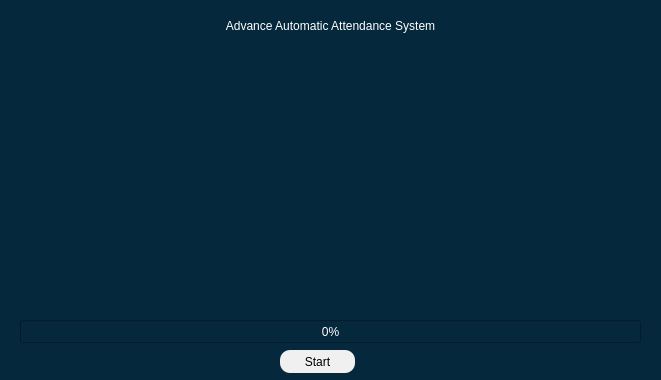
<?xml version="1.0" encoding="UTF-8"?>
<ui version="4.0">
 <class>LoadingPage</class>
 <widget class="QWidget" name="LoadingPage">
  <property name="geometry">
   <rect>
    <x>0</x>
    <y>0</y>
    <width>661</width>
    <height>380</height>
   </rect>
  </property>
  <property name="windowTitle">
   <string>Advance Automatic Attendance System</string>
  </property>
  <property name="windowIcon">
   <iconset>
    <normaloff>../Images/applogo.png</normaloff>../Images/applogo.png</iconset>
  </property>
  <property name="styleSheet">
   <string notr="true">background-color: rgb(6, 40, 61);</string>
  </property>
  <widget class="QLabel" name="label">
   <property name="geometry">
    <rect>
     <x>0</x>
     <y>0</y>
     <width>661</width>
     <height>51</height>
    </rect>
   </property>
   <property name="styleSheet">
    <string notr="true">color: rgb(255,255,255);
font: 75 20pt &quot;Times New Roman&quot;;</string>
   </property>
   <property name="text">
    <string>Advance Automatic Attendance System</string>
   </property>
   <property name="alignment">
    <set>Qt::AlignCenter</set>
   </property>
  </widget>
  <widget class="QLabel" name="label_2">
   <property name="geometry">
    <rect>
     <x>20</x>
     <y>60</y>
     <width>621</width>
     <height>231</height>
    </rect>
   </property>
   <property name="text">
    <string/>
   </property>
   <property name="pixmap">
    <pixmap>../Images/wallpaper.jpeg</pixmap>
   </property>
   <property name="scaledContents">
    <bool>true</bool>
   </property>
  </widget>
  <widget class="QProgressBar" name="progressBar">
   <property name="geometry">
    <rect>
     <x>20</x>
     <y>320</y>
     <width>621</width>
     <height>23</height>
    </rect>
   </property>
   <property name="styleSheet">
    <string notr="true">color: rgb(255, 255, 255);</string>
   </property>
   <property name="value">
    <number>0</number>
   </property>
  </widget>
  <widget class="QPushButton" name="startBtn">
   <property name="geometry">
    <rect>
     <x>280</x>
     <y>350</y>
     <width>75</width>
     <height>23</height>
    </rect>
   </property>
   <property name="styleSheet">
    <string notr="true">QPushButton{
background-color: rgb(240, 240, 240);
border-radius:10px;
}</string>
   </property>
   <property name="text">
    <string>Start</string>
   </property>
  </widget>
 </widget>
 <resources>
  <include location="../Images/images.qrc"/>
 </resources>
 <connections/>
</ui>
